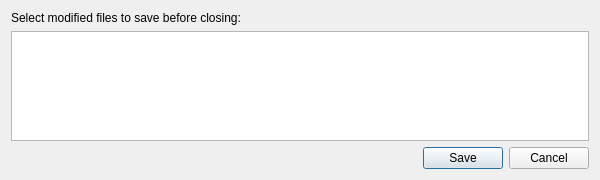
<?xml version="1.0" encoding="UTF-8"?>
<ui version="4.0">
 <class>SaveChangedDialog</class>
 <widget class="QDialog" name="SaveChangedDialog">
  <property name="geometry">
   <rect>
    <x>0</x>
    <y>0</y>
    <width>600</width>
    <height>180</height>
   </rect>
  </property>
  <property name="windowTitle">
   <string>Dialog</string>
  </property>
  <layout class="QVBoxLayout" name="verticalLayout">
   <item>
    <widget class="QLabel" name="label">
     <property name="text">
      <string>Select modified files to save before closing:</string>
     </property>
    </widget>
   </item>
   <item>
    <widget class="QListWidget" name="listWidget"/>
   </item>
   <item>
    <widget class="QDialogButtonBox" name="buttonBox">
     <property name="orientation">
      <enum>Qt::Horizontal</enum>
     </property>
     <property name="standardButtons">
      <set>QDialogButtonBox::Cancel|QDialogButtonBox::Save</set>
     </property>
     <property name="centerButtons">
      <bool>false</bool>
     </property>
    </widget>
   </item>
  </layout>
 </widget>
 <resources/>
 <connections>
  <connection>
   <sender>buttonBox</sender>
   <signal>accepted()</signal>
   <receiver>SaveChangedDialog</receiver>
   <slot>accept()</slot>
   <hints>
    <hint type="sourcelabel">
     <x>248</x>
     <y>254</y>
    </hint>
    <hint type="destinationlabel">
     <x>157</x>
     <y>274</y>
    </hint>
   </hints>
  </connection>
  <connection>
   <sender>buttonBox</sender>
   <signal>rejected()</signal>
   <receiver>SaveChangedDialog</receiver>
   <slot>reject()</slot>
   <hints>
    <hint type="sourcelabel">
     <x>316</x>
     <y>260</y>
    </hint>
    <hint type="destinationlabel">
     <x>286</x>
     <y>274</y>
    </hint>
   </hints>
  </connection>
 </connections>
</ui>
